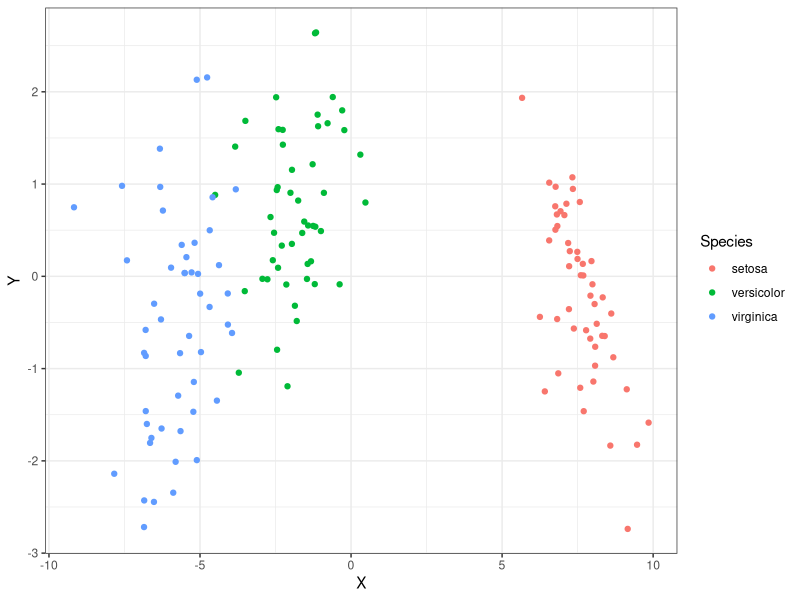

Write R code to recreate this figure.
#LDA model to tell based on the reagents we have which group each should be in

require(MASS)
require(ggplot2)
 
#reading in the data iris
data("iris")
my.data <- iris
head(my.data)


#ploting mydata to see how the groups are..


## create the lda model
model <- lda(formula = Species ~ ., data = my.data) #note:the response(Species must be a categorical variable)
model    #calls up the model

#plot( my.data[ , c(2,3,4,5) ],col=data[ ,1 ] 

#Using a predict function, a very generic function,and we give it an object on which the predict will work on,
#so our object in this case is model and we asign this predict function to the data.lda.values to call the coordinates. 

data.lda.values <- predict(model)
data.lda.values$x   #it shows us the x coordinates
#mydatastruct<- predict(model)
#mydatastruct$x  #calling the object x of two columns LD1 and LD2

## create a dataframe that has all the info we need to draw a graph,[,1] means column one of the dataset
plot.data <- data.frame(X=data.lda.values$x[,1], Y=data.lda.values$x[,2], Species=my.data$Species)

head(plot.data)

table(X=data.lda.values$x[,1]) #prints column x

## draw a graph using ggplot2
p <- ggplot(data=plot.data, aes(x=X, y=Y)) +
  geom_point(aes(color=Species)) +
  theme_bw()

p


